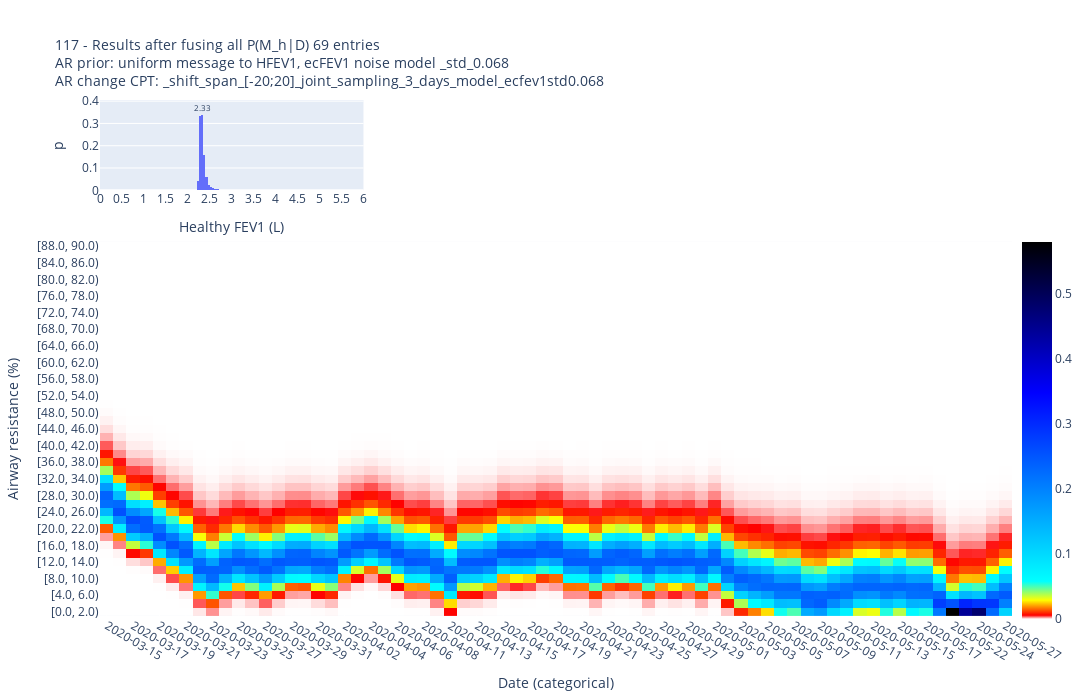

Notebook source saved alongside this figure:
### Code cell
df_for_ID = df[df.ID == "117"]

dftmp, _, _ = dh.find_longest_consec_series(df_for_ID)

(fig, p_M_given_D, log_p_D_given_M, AR_given_M_and_D, AR_given_M_and_all_D) = (
    algs.run_long_noise_model_through_time(
        dftmp,
        "fev1",
        ar_prior="uniform message to HFEV1",
        # ar_prior="breathe (2 days model, ecFEV1 addmultnoise, ecFEF25-75)",
        ar_change_cpt_suffix="_shift_span_[-20;20]_joint_sampling_3_days_model_ecfev1std0.068",
        ecfev1_noise_model_suffix="_std_0.068",
        fef2575_cpt_suffix="",
    )
)

### Figure 1 — Plotly figure (JSON) as saved in the notebook; plotly's stock layout.template omitted (floating-point values rounded to 4 significant figures; data arrays with more than 128 entries replaced by an {"elided": "..."} marker saying what was removed)
{"data": [{"histfunc": "sum", "type": "histogram", "x": [1, 1.05, 1.1, 1.15, 1.2, 1.25, 1.3, 1.35, 1.4, 1.45, 1.5, 1.55, 1.6, 1.65, 1.7, 1.75, 1.8, 1.85, 1.9, 1.95, 2.0, 2.05, 2.1, 2.15, 2.2, 2.25, 2.3, 2.35, 2.4, 2.45, 2.5, 2.55, 2.6, 2.65, 2.7, 2.75, 2.8, 2.85, 2.9, 2.95, 3.0, 3.05, 3.1, 3.15, 3.2, 3.25, 3.3, 3.35, 3.4, 3.45, 3.5, 3.55, 3.6, 3.65, 3.7, 3.75, 3.8, 3.85, 3.9, 3.95, 4.0, 4.05, 4.1, 4.15, 4.2, 4.25, 4.3, 4.35, 4.4, 4.45, 4.5, 4.55, 4.6, 4.65, 4.7, 4.75, 4.8, 4.85, 4.9, 4.95, 5.0, 5.05, 5.1, 5.15, 5.2, 5.25, 5.3, 5.35, 5.4, 5.45, 5.5, 5.55, 5.6, 5.65, 5.7, 5.75, 5.8, 5.85, 5.9, 5.95], "xaxis": "x", "xbins": {"end": 6, "size": 0.05, "start": 0}, "y": [0, 0, 0, 0, 0, 0, 0, 0, 0, 0, 0, 0, 0, 0, 0, 7.067e-290, 6.225e-213, 5.22e-150, 2.317e-100, 4.571e-63, 6.648e-37, 4.127e-20, 2.907e-10, 8.05e-05, 0.04026, 0.3338, 0.3377, 0.1591, 0.06163, 0.02509, 0.01398, 0.0104, 0.006776, 0.003844, 0.00264, 0.001779, 0.001107, 0.0007111, 0.0004211, 0.0002822, 0.0001523, 0.0001018, 5.253e-05, 3.392e-05, 1.702e-05, 1.051e-05, 5.248e-06, 3.016e-06, 1.55e-06, 7.774e-07, 4.325e-07, 1.948e-07, 1.048e-07, 4.945e-08, 2.327e-08, 1.134e-08, 4.997e-09, 2.349e-09, 1.026e-09, 4.461e-10, 1.983e-10, 8.103e-11, 3.493e-11, 1.359e-11, 5.731e-12, 2.187e-12, 8.569e-13, 3.25e-13, 1.221e-13, 4.435e-14, 1.609e-14, 5.664e-15, 1.972e-15, 6.83e-16, 2.14e-16, 8.053e-17, 2.068e-17, 8.922e-18, 2.021e-18, 7.463e-19, 2.233e-19, 5.244e-20, 2.191e-20, 4.442e-21, 1.384e-21, 4.119e-22, 9.024e-23, 2.694e-23, 6.854e-24, 1.614e-24, 4.139e-25, 9.83e-26, 2.32e-26, 5.299e-27, 1.199e-27, 2.796e-28, 5.966e-29, 1.167e-29, 2.639e-30, 5.398e-31], "yaxis": "y"}, {"coloraxis": "coloraxis", "type": "heatmap", "x": ["2020-03-15", "2020-03-16", "2020-03-17", "2020-03-18", "2020-03-19", "2020-03-20", "2020-03-21", "2020-03-22", "2020-03-23", "2020-03-24", "2020-03-25", "2020-03-26", "2020-03-27", "2020-03-28", "2020-03-29", "2020-03-30", "2020-03-31", "2020-04-01", "2020-04-02", "2020-04-03", "2020-04-04", "2020-04-05", "2020-04-06", "2020-04-07", "2020-04-08", "2020-04-10", "2020-04-11", "2020-04-12", "2020-04-13", "2020-04-14", "2020-04-15", "2020-04-16", "2020-04-17", "2020-04-18", "2020-04-19", "2020-04-20", "2020-04-21", "2020-04-22", "2020-04-23", "2020-04-24", "2020-04-25", "2020-04-26", "2020-04-27", "2020-04-28", "2020-04-29", "2020-04-30", "2020-05-01", "2020-05-02", "2020-05-03", "2020-05-04", "2020-05-05", "2020-05-06", "2020-05-07", "2020-05-08", "2020-05-09", "2020-05-10", "2020-05-11", "2020-05-12", "2020-05-13", "2020-05-14", "2020-05-15", "2020-05-16", "2020-05-17", "2020-05-19", "2020-05-22", "2020-05-23", "2020-05-24", "2020-05-26", "2020-05-27"], "xaxis": "x2", "y": ["[0.0, 2.0)", "[2.0, 4.0)", "[4.0, 6.0)", "[6.0, 8.0)", "[8.0, 10.0)", "[10.0, 12.0)", "[12.0, 14.0)", "[14.0, 16.0)", "[16.0, 18.0)", "[18.0, 20.0)", "[20.0, 22.0)", "[22.0, 24.0)", "[24.0, 26.0)", "[26.0, 28.0)", "[28.0, 30.0)", "[30.0, 32.0)", "[32.0, 34.0)", "[34.0, 36.0)", "[36.0, 38.0)", "[38.0, 40.0)", "[40.0, 42.0)", "[42.0, 44.0)", "[44.0, 46.0)", "[46.0, 48.0)", "[48.0, 50.0)", "[50.0, 52.0)", "[52.0, 54.0)", "[54.0, 56.0)", "[56.0, 58.0)", "[58.0, 60.0)", "[60.0, 62.0)", "[62.0, 64.0)", "[64.0, 66.0)", "[66.0, 68.0)", "[68.0, 70.0)", "[70.0, 72.0)", "[72.0, 74.0)", "[74.0, 76.0)", "[76.0, 78.0)", "[78.0, 80.0)", "[80.0, 82.0)", "[82.0, 84.0)", "[84.0, 86.0)", "[86.0, 88.0)", "[88.0, 90.0)"], "yaxis": "y2", "z": {"elided": "45x69 float values"}}], "layout": {"annotations": [{"font": {"size": 8}, "showarrow": false, "text": "2.33", "x": 2.334, "xref": "x", "y": 0.3715, "yref": "y"}], "coloraxis": {"colorbar": {"len": 0.77, "x": 1, "y": 0.36}, "colorscale": [[0, "white"], [0.01, "red"], [0.05, "yellow"], [0.1, "cyan"], [0.6, "blue"], [1, "black"]]}, "font": {"size": 12}, "height": 700, "title": {"font": {"size": 14}, "text": "117 - Results after fusing all P(M_h|D) 69 entries<br>AR prior: uniform message to HFEV1, ecFEV1 noise model _std_0.068<br>AR change CPT: _shift_span_[-20;20]_joint_sampling_3_days_model_ecfev1std0.068"}, "width": 1200, "xaxis": {"anchor": "y", "domain": [0, 0.2889], "nticks": 20, "range": [0, 6], "title": {"text": "Healthy FEV1 (L)"}}, "xaxis2": {"anchor": "y2", "domain": [0, 1], "nticks": 50, "title": {"text": "Date (categorical)"}, "type": "category"}, "yaxis": {"anchor": "x", "domain": [0.825, 1], "title": {"text": "p"}}, "yaxis2": {"anchor": "x2", "domain": [0, 0.725], "title": {"text": "Airway resistance (%)"}}}}
